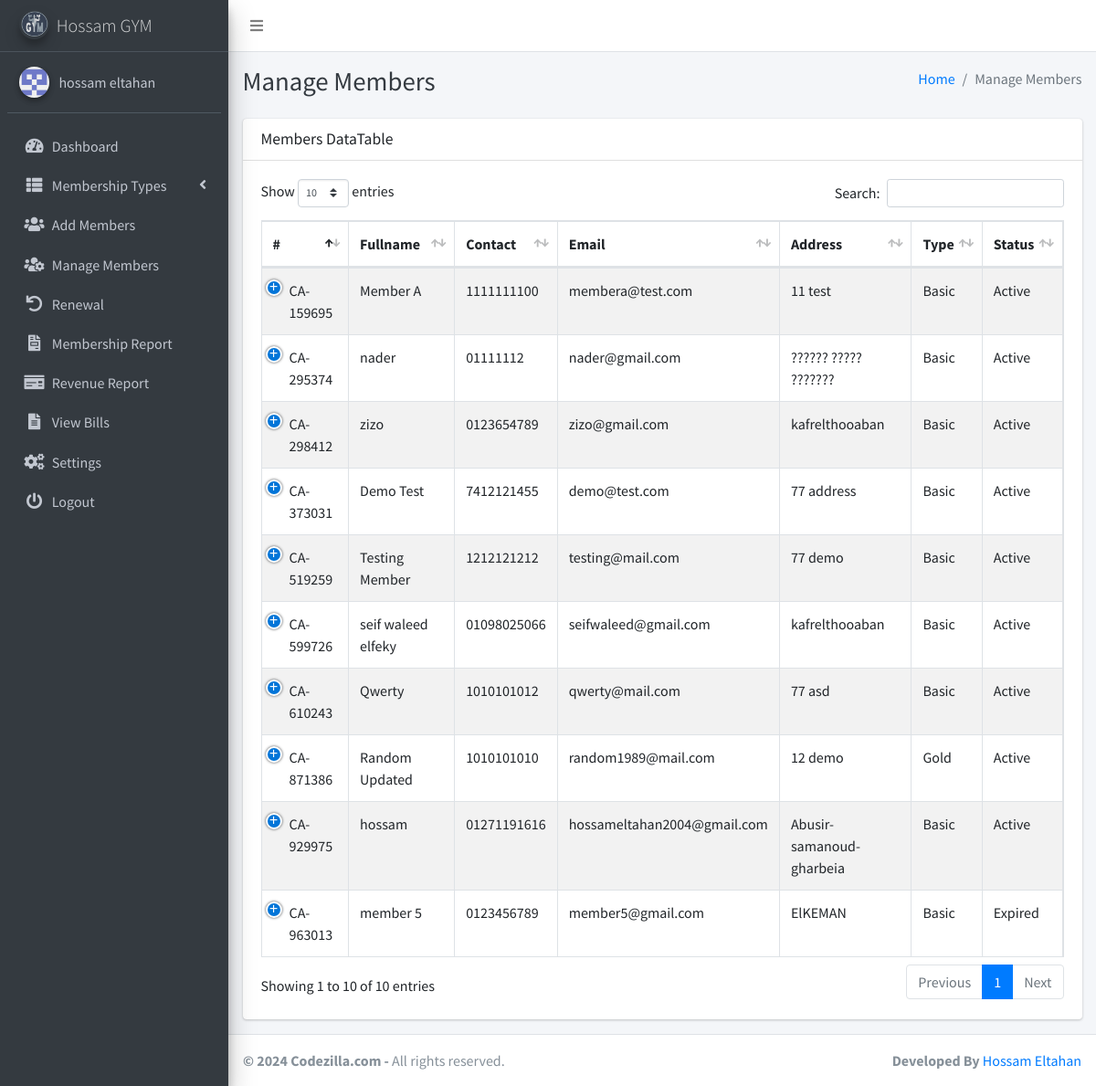
/manage_members.php (signed in), run on the app's committed database.
### tables this page shows
CREATE TABLE `settings` (
  `id` int(11) NOT NULL,
  `system_name` varchar(255) NOT NULL,
  `logo` varchar(255) NOT NULL,
  `currency` varchar(50) NOT NULL,
  `gym_address` varchar(255) DEFAULT NULL,
  `gym_contact` varchar(255) DEFAULT NULL,
  `gym_email` varchar(255) DEFAULT NULL,
  `gym_manager` varchar(255) DEFAULT NULL
);

CREATE TABLE `members` (
  `id` int(11) NOT NULL,
  `fullname` varchar(255) NOT NULL,
  `dob` date NOT NULL,
  `gender` varchar(10) NOT NULL,
  `contact_number` varchar(20) NOT NULL,
  `email` varchar(255) NOT NULL,
  `address` varchar(255) NOT NULL,
  `country` varchar(255) NOT NULL,
  `postcode` varchar(20) NOT NULL,
  `occupation` varchar(255) NOT NULL,
  `membership_type` int(11) NOT NULL,
  `membership_number` varchar(20) NOT NULL,
  `created_at` timestamp NOT NULL DEFAULT current_timestamp(),
  `photo` varchar(255) NOT NULL,
  `expiry_date` date DEFAULT NULL
);

CREATE TABLE `membership_types` (
  `id` int(11) NOT NULL,
  `type` varchar(255) NOT NULL,
  `amount` int(11) NOT NULL
);

### manage_members.php (the view, shortened to what this page needs)
<?php
include('includes/config.php');
$sql = "SELECT * FROM members";
$result = $conn->query($sql);
?>
<?php include('includes/header.php');?>
<body class="hold-transition sidebar-mini layout-fixed layout-navbar-fixed layout-footer-fixed">
<div class="wrapper">
  <?php include('includes/nav.php');?>
 <?php include('includes/sidebar.php');?>
  <div class="content-wrapper">
  <?php include('includes/pagetitle.php');?>
    <section class="content">
      <div class="container-fluid">
        <div class="row">
        <div class="col-12">
        <div class="card">
    <div class="card-header">
        <h3 class="card-title">Members DataTable</h3>
    </div>
    <div class="card-body">
    <table id="example1" class="table table-bordered table-striped">
        <thead>
            <tr>
                <th>#</th>
                <th>Fullname</th>
                <th>Contact</th>
                <th>Email</th>
                <th>Address</th>
                <th>Type</th>
                <th>Status</th>
            </tr>
        </thead>
        <tbody>
            <?php
            while ($row = $result->fetch_assoc()) {
                $expiryDate = strtotime($row['expiry_date']);
                $currentDate = time();
                $daysDifference = floor(($expiryDate - $currentDate) / (60 * 60 * 24));
                $membershipStatus = ($daysDifference < 0) ? 'Expired' : 'Active';
                $membershipTypeId = $row['membership_type'];
                $membershipTypeQuery = "SELECT type FROM membership_types WHERE id = $membershipTypeId";
                $membershipTypeResult = $conn->query($membershipTypeQuery);
                $membershipTypeRow = $membershipTypeResult->fetch_assoc();
                $membershipTypeName = ($membershipTypeRow) ? $membershipTypeRow['type'] : 'Unknown';
                echo "<tr>";
                echo "<td>{$row['membership_number']}</td>";
                echo "<td>{$row['fullname']}</td>";
                echo "<td>{$row['contact_number']}</td>";
                echo "<td>{$row['email']}</td>";
                echo "<td>{$row['address']}</td>";
                echo "<td>{$membershipTypeName}</td>";
                echo "<td>{$membershipStatus}</td>";
                echo "</tr>";
            }
            ?>
        </tbody>
    </table>
</div>
</div>
          </div>
        </div>
      </div>
    </section>
  </div>
  <footer class="main-footer">
        <strong> &copy; <?php echo date('Y');?> Codezilla.com</a> -</strong>
        All rights reserved.
        <div class="float-right d-none d-sm-inline-block">
        <b>Developed By</b> <a href="https://www.linkedin.com/in/hossam-eltahan-24528b253/">Hossam Eltahan</a>
        </div>
    </footer>
</div>
</body>
</html>

### includes/sidebar.php (shortened to what this page needs)
<aside class="main-sidebar sidebar-dark-primary elevation-4">
  <a href="" class="brand-link">
    <img src="<?php echo getLogoUrl(); ?>" alt="Logo" class="brand-image img-circle elevation-3" style="opacity: .8">
    <span class="brand-text font-weight-light"><?php echo getSystemName(); ?></span>
  </a>
  <?php
  function getSystemName()
  {
      global $conn;
      $systemNameQuery = "SELECT system_name FROM settings";
      $systemNameResult = $conn->query($systemNameQuery);
      if ($systemNameResult->num_rows > 0) {
          $systemNameRow = $systemNameResult->fetch_assoc();
          return $systemNameRow['system_name'];
      } else {
          return 'Codezilla';
      }
  }
  function getLogoUrl()
  {
      global $conn;
      $logoQuery = "SELECT logo FROM settings";
      $logoResult = $conn->query($logoQuery);
      if ($logoResult->num_rows > 0) {
          $logoRow = $logoResult->fetch_assoc();
          return $logoRow['logo'];
      } else {
          return 'dist/img/AdminLTELogo.png';
      }
  }
  function getGymManagerName()
  {
      global $conn;
      $managerQuery = "SELECT gym_manager FROM settings";
      $managerResult = $conn->query($managerQuery);
      if ($managerResult->num_rows > 0) {
          $managerRow = $managerResult->fetch_assoc();
          return $managerRow['gym_manager'];
      } else {
          return 'Gym Manager';
      }
  }
  ?>
  <div class="sidebar">
    <div class="user-panel mt-3 pb-3 mb-3 d-flex">
      <div class="image">
        <img src="dist/img/2382414.png" class="img-circle elevation-2" alt="User Image">
      </div>
      <div class="info">
        <a href="#" class="d-block"><?php echo getGymManagerName(); ?></a>
      </div>
    </div>
    <nav class="mt-2">
      <ul class="nav nav-pills nav-sidebar flex-column" data-widget="treeview" role="menu" data-accordion="false">
        <li class="nav-item">
          <a href="dashboard.php" class="nav-link <?php echo ($current_page == 'dashboard.php') ? 'active' : ''; ?>">
            <i class="nav-icon fas fa-tachometer-alt"></i>
            <p>Dashboard</p>
          </a>
        </li>
        <li class="nav-item has-treeview">
          <a href="#" class="nav-link <?php echo ($current_page == 'add_type.php' || $current_page == 'view_type.php' || $current_page == 'edit_type.php') ? 'active' : ''; ?>">
            <i class="nav-icon fas fa-th-list"></i>
            <p>
              Membership Types
              <i class="fas fa-angle-left right"></i>
            </p>
          </a>
        </li>
        <li class="nav-item">
          <a href="add_members.php" class="nav-link <?php echo ($current_page == 'add_members.php') ? 'active' : ''; ?>">
            <i class="nav-icon fas fa-users"></i>
            <p>Add Members</p>
          </a>
        </li>
        <li class="nav-item">
          <a href="manage_members.php" class="nav-link <?php echo ($current_page == 'manage_members.php' || $current_page == 'edit_member.php' || $current_page == 'memberProfile.php') ? 'active' : ''; ?>">
            <i class="nav-icon fas fa-users-cog"></i>
            <p>Manage Members</p>
          </a>
        </li>
        <li class="nav-item">
          <a href="list_renewal.php" class="nav-link <?php echo ($current_page == 'list_renewal.php' || $current_page == 'renew.php') ? 'active' : ''; ?>">
            <i class="nav-icon fas fa-undo"></i>
            <p>Renewal</p>
          </a>
        </li>
        <li class="nav-item">
          <a href="report.php" class="nav-link <?php echo ($current_page == 'report.php') ? 'active' : ''; ?>">
            <i class="nav-icon fas fa-file-invoice"></i>
            <p>Membership Report</p>
          </a>
        </li>
        <li class="nav-item">
          <a href="revenue_report.php" class="nav-link <?php echo ($current_page == 'revenue_report.php') ? 'active' : ''; ?>">
            <i class="nav-icon fas fa-money-check"></i>
            <p>Revenue Report</p>
          </a>
        </li>
        <li class="nav-item">
          <a href="all_bills.php" class="nav-link <?php echo ($current_page == 'all_bills.php') ? 'active' : ''; ?>">
            <i class="nav-icon fas fa-file-alt"></i>
            <p>View Bills</p>
          </a>
        </li>
        <li class="nav-item">
          <a href="settings.php" class="nav-link <?php echo ($current_page == 'settings.php') ? 'active' : ''; ?>">
            <i class="nav-icon fas fa-cogs"></i>
            <p>Settings</p>
          </a>
        </li>
        <li class="nav-item">
          <a href="logout.php" class="nav-link <?php echo ($current_page == 'logout.php') ? 'active' : ''; ?>">
            <i class="nav-icon fas fa-power-off"></i>
            <p>Logout</p>
          </a>
        </li>
      </ul>
    </nav>
  </div>
</aside>

### data on the page
settings: logo (picture), system_name "Hossam GYM", gym_manager "hossam eltahan"
members: membership_number "CA-610243", fullname "Qwerty", contact_number "1010101012", email "qwerty@mail.com", address "77 asd", membership_type.type "Basic"
members: membership_number "CA-373031", fullname "Demo Test", contact_number "7412121455", email "demo@test.com", address "77 address", membership_type.type "Basic"
members: membership_number "CA-159695", fullname "Member A", contact_number "1111111100", email "membera@test.com", address "11 test", membership_type.type "Basic"
members: membership_number "CA-871386", fullname "Random Updated", contact_number "1010101010", email "random1989@mail.com", address "12 demo", membership_type.type "Gold"
members: membership_number "CA-519259", fullname "Testing Member", contact_number "1212121212", email "testing@mail.com", address "77 demo", membership_type.type "Basic"
members: membership_number "CA-929975", fullname "hossam", contact_number "01271191616", email "hossameltahan2004@gmail.com", address "Abusir-samanoud-gharbeia", membership_type.type "Basic"
members: membership_number "CA-599726", fullname "seif waleed elfeky", contact_number "01098025066", email "seifwaleed@gmail.com", address "kafrelthooaban", membership_type.type "Basic"
members: membership_number "CA-295374", fullname "nader", contact_number "01111112", email "nader@gmail.com", address "?????? ????? ???????", membership_type.type "Basic"
members: membership_number "CA-963013", fullname "member 5", contact_number "0123456789", email "member5@gmail.com", address "ElKEMAN", membership_type.type "Basic"
members: membership_number "CA-298412", fullname "zizo", contact_number "0123654789", email "zizo@gmail.com", address "kafrelthooaban", membership_type.type "Basic"

### other printed values
$pageTitle "Manage Members"
